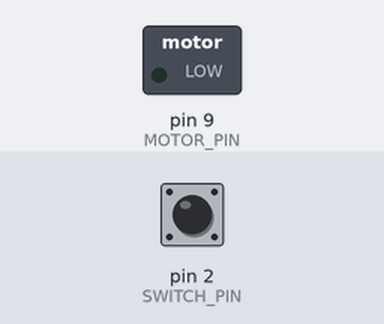
A sketch run on a simulated Arduino Uno, built with avr-gcc and run on an emulated ATmega328P. Shown: switched loads named in the sketch (green lamp = pin HIGH). The test bench sets the inputs (shaded band); at power-on: pin 2 (SWITCH_PIN) LOW.

Above: at 1.2 s.
1.3 s: pin 2 (SWITCH_PIN) pulled HIGH for 0.15 s
At 1.37 s:
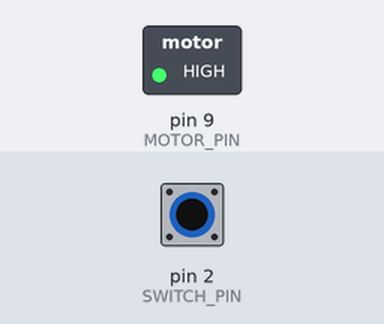
2.9 s: pin 2 (SWITCH_PIN) pulled HIGH for 3.2 s
At 6.5 s:
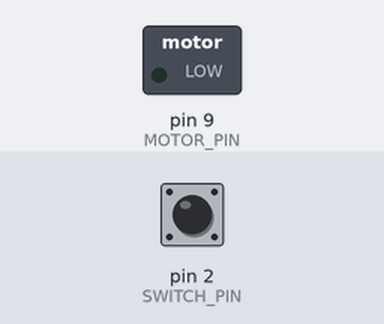
Timing chart, 0 to 8.0 s (numbered marks = the images above; inputs shaded):
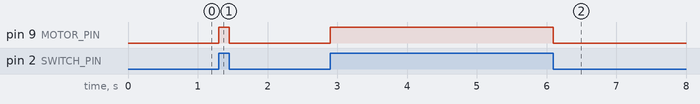

The sketch:

project9-motorized-pinwheel.ino
```cpp
const int SWITCH_PIN = 2;
const int MOTOR_PIN = 9;
int switchState = LOW;

void setup() {
	pinMode(MOTOR_PIN, OUTPUT);
	pinMode(SWITCH_PIN, INPUT);
}

void loop() {
	digitalWrite(MOTOR_PIN, digitalRead(SWITCH_PIN) == HIGH ? HIGH : LOW );
}
```

Measured:
- after the input at 1.3 s, pin 9 (MOTOR_PIN): LOW → HIGH at once, → LOW 0.15 s later
- after the input at 2.9 s, pin 9 (MOTOR_PIN): LOW → HIGH at once, → LOW 3.2 s later
